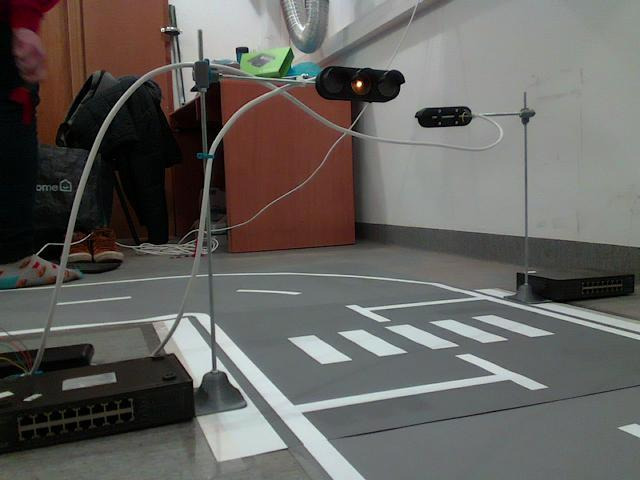
#> input picture data/multi_task_det5_seg16/detection/train/images/frame_0.jpg, 640 x 480 px
$ python -i Automold.py   (imports and definitions only)
#> lines starting #> are read from the running program, lines starting #| are printed output that depends on the picture
#> further down, picture is the input picture: shape (480, 640, 3); mean B, G, R 94.2, 97.6, 100.2
# Copyright 2019 Xilinx Inc.
#
# Licensed under the Apache License, Version 2.0 (the "License");
# you may not use this file except in compliance with the License.
# You may obtain a copy of the License at
#
#     http://www.apache.org/licenses/LICENSE-2.0
#
# Unless required by applicable law or agreed to in writing, software
# distributed under the License is distributed on an "AS IS" BASIS,
# WITHOUT WARRANTIES OR CONDITIONS OF ANY KIND, either express or implied.
# See the License for the specific language governing permissions and
# limitations under the License.

#MIT License
#
#Copyright (c) 2018 Ujjwal Saxena
#
#Permission is hereby granted, free of charge, to any person obtaining a copy
#of this software and associated documentation files (the "Software"), to deal
#in the Software without restriction, including without limitation the rights
#to use, copy, modify, merge, publish, distribute, sublicense, and/or sell
#copies of the Software, and to permit persons to whom the Software is
#furnished to do so, subject to the following conditions:
#
#The above copyright notice and this permission notice shall be included in all
#copies or substantial portions of the Software.
#
#THE SOFTWARE IS PROVIDED "AS IS", WITHOUT WARRANTY OF ANY KIND, EXPRESS OR
#IMPLIED, INCLUDING BUT NOT LIMITED TO THE WARRANTIES OF MERCHANTABILITY,
#FITNESS FOR A PARTICULAR PURPOSE AND NONINFRINGEMENT. IN NO EVENT SHALL THE
#AUTHORS OR COPYRIGHT HOLDERS BE LIABLE FOR ANY CLAIM, DAMAGES OR OTHER
#LIABILITY, WHETHER IN AN ACTION OF CONTRACT, TORT OR OTHERWISE, ARISING FROM,
#OUT OF OR IN CONNECTION WITH THE SOFTWARE OR THE USE OR OTHER DEALINGS IN THE
#SOFTWARE.

import math
import random

import cv2 as cv2
import numpy as np


###################### HLS #############################

# [138 lines left out: functions hls, hue, lightness, saturation, hsv, value and 5 more, not called in this run]


err_not_np_img = "not a numpy array or list of numpy array"
err_img_arr_empty = "Image array is empty"
err_row_zero = "No. of rows can't be <=0"
err_column_zero = "No. of columns can't be <=0"
err_invalid_size = "Not a valid size tuple (x,y)"
err_caption_array_count = "Caption array length doesn't matches the image array length"


def is_numpy_array(x):
    return isinstance(x, np.ndarray)


def is_tuple(x):
    return type(x) is tuple


def is_list(x):
    return type(x) is list


def is_numeric(x):
    return type(x) is int


# [5 lines left out: function is_numeric_list_or_tuple, not called in this run]


err_brightness_coeff = "brightness coeff can only be between 0.0 to 1.0"
err_darkness_coeff = "darkness coeff can only be between 0.0 to 1.0"


# [85 lines left out: functions change_light, verify_image, brighten, darken, random_brightness, not called in this run]


err_shadow_count = "only 1-10 shadows can be introduced in an image"
err_invalid_rectangular_roi = "Rectangular ROI dimensions are not valid"
err_shadow_dimension = "polygons with dim<3 dont exist and >10 take time to plot"


# [69 lines left out: functions generate_shadow_coordinates, shadow_process, add_shadow, not called in this run]


err_snow_coeff = "Snow coeff can only be between 0 and 1"


# [34 lines left out: functions snow_process, add_snow, not called in this run]


err_rain_slant = "Numeric value between -20 and 20 is allowed"
err_rain_width = "Width value between 1 and 5 is allowed"
err_rain_length = "Length value between 0 and 100 is allowed"


# [70 lines left out: functions generate_random_lines, rain_process, add_rain, not called in this run]


err_fog_coeff = "Fog coeff can only be between 0 and 1"


# [136 lines left out: functions add_blur, generate_random_blur_coordinates, add_fog, generate_gravel_patch, gravel_process, add_gravel, not called in this run]


err_flare_circle_count = "Numeric value between 0 and 20 is allowed"


# [81 lines left out: functions flare_source, add_sun_flare_line, add_sun_process, add_sun_flare, not called in this run]


err_speed_coeff = "Speed coeff can only be between 0 and 1"


# [146 lines left out: functions apply_motion_blur, add_speed, autumn_process, add_autumn, fliph, flipv and 2 more, not called in this run]


err_invalid_center_manhole = "center should be in the format (x,y)"
err_invalid_height_width_manhole = "height and width should be positive integers."


# [41 lines left out: function add_manhole, not called in this run]


def exposure_process(image):
    image = np.copy(image)
    img_yuv = cv2.cvtColor(image, cv2.COLOR_BGR2YUV)
#> img_yuv: shape (480, 640, 3); mean of channels 0, 1, 2 98, 126.2, 129.8
    clahe = cv2.createCLAHE(clipLimit=2.0, tileGridSize=(4, 4))
    ones = np.ones(img_yuv[:, :, 0].shape)
    ones[img_yuv[:, :, 0] > 150] = 0.85
    img_yuv[:, :, 0] = img_yuv[:, :, 0] * ones
#> img_yuv: shape (480, 640, 3); mean of channels 0, 1, 2 93.8, 126.2, 129.8

    img_yuv[:, :, 0] = clahe.apply(img_yuv[:, :, 0])
#> img_yuv: shape (480, 640, 3); mean of channels 0, 1, 2 117.2, 126.2, 129.8
    img_yuv[:, :, 0] = cv2.equalizeHist(img_yuv[:, :, 0])
#> img_yuv: shape (480, 640, 3); mean of channels 0, 1, 2 128.1, 126.2, 129.8
    img_yuv[:, :, 0] = clahe.apply(img_yuv[:, :, 0])
#> img_yuv: shape (480, 640, 3); mean of channels 0, 1, 2 131.8, 126.2, 129.8

    image_res = cv2.cvtColor(img_yuv, cv2.COLOR_YUV2BGR)
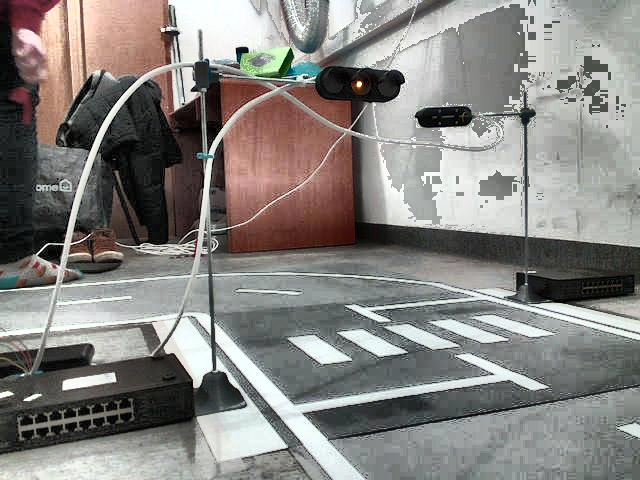
#> image_res: shape (480, 640, 3); mean B, G, R 128.1, 131.5, 133.9
    image_res = cv2.fastNlMeansDenoisingColored(image_res, None, 3, 3, 7, 21)
    return image_res


# [10 lines left out: function correct_exposure, not called in this run]


err_aug_type = 'wrong augmentation function is defined'
err_aug_list_type = 'aug_types should be a list of string function names'
err_aug_volume = 'volume type can only be "same" or "expand"'


# [40 lines left out: function augment_random, not called in this run]

>>> import cv2
>>> picture = cv2.imread('../../../data/multi_task_det5_seg16/detection/train/images/frame_0.jpg')
>>> result = exposure_process(picture)

$ run again, on data/multi_task_det5_seg16/detection/train/images/frame_30.jpg
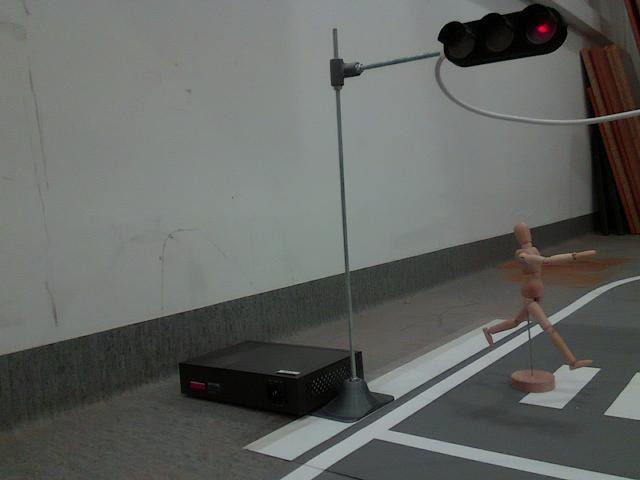
#> input picture data/multi_task_det5_seg16/detection/train/images/frame_30.jpg, 640 x 480 px
#> picture is the input picture: shape (480, 640, 3); mean B, G, R 97.8, 100.8, 98.7
#> in exposure_process, `image_res = cv2.cvtColor(img_yuv, cv2.COLOR_YUV2BGR)`:
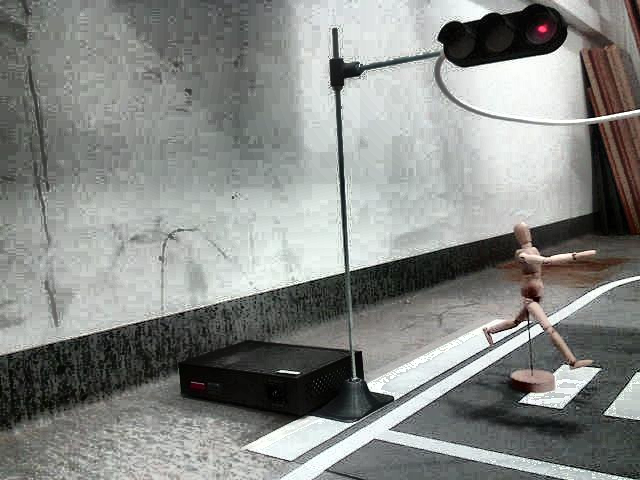
#> image_res: shape (480, 640, 3); mean B, G, R 134.4, 137.4, 135.1

$ run again, on data/multi_task_det5_seg16/detection/train/images/frame_4181.jpg
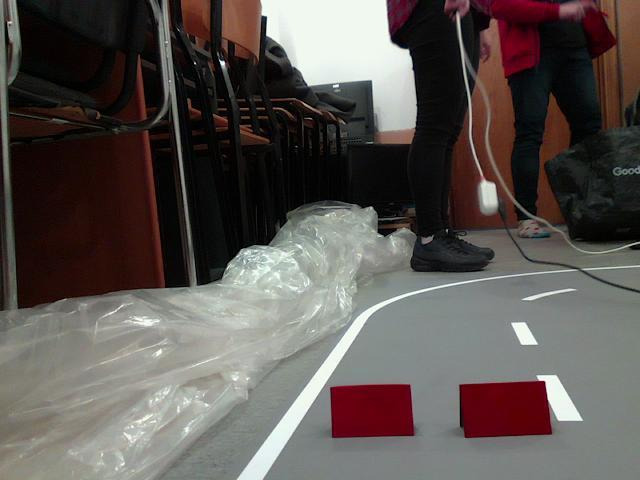
#> input picture data/multi_task_det5_seg16/detection/train/images/frame_4181.jpg, 640 x 480 px
#> picture is the input picture: shape (480, 640, 3); mean B, G, R 82, 85.3, 92
#> in exposure_process, `image_res = cv2.cvtColor(img_yuv, cv2.COLOR_YUV2BGR)`:
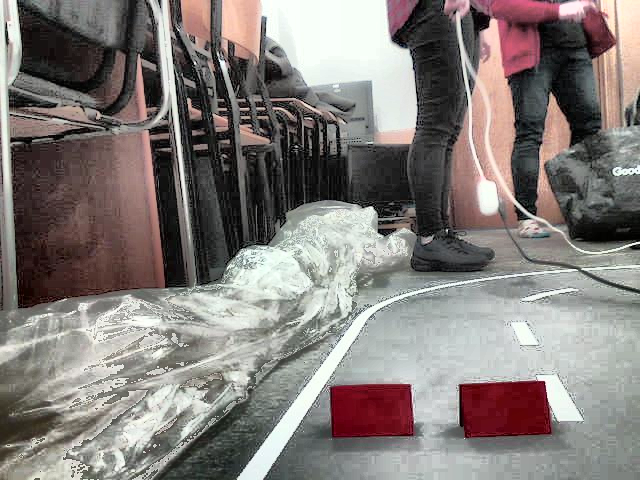
#> image_res: shape (480, 640, 3); mean B, G, R 122.2, 125.2, 131.7
